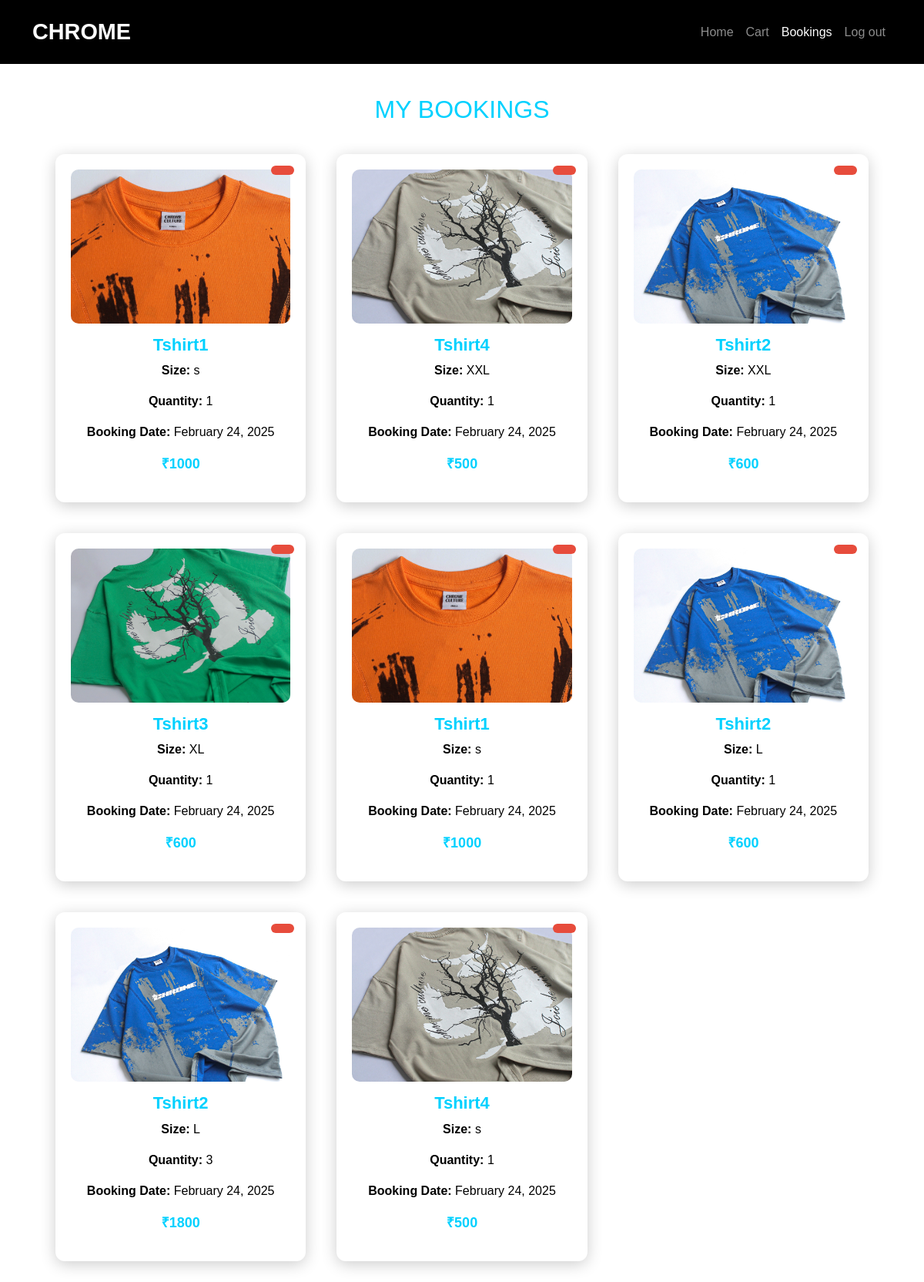
Before: /user_bookings/ (signed in) with the older database file.
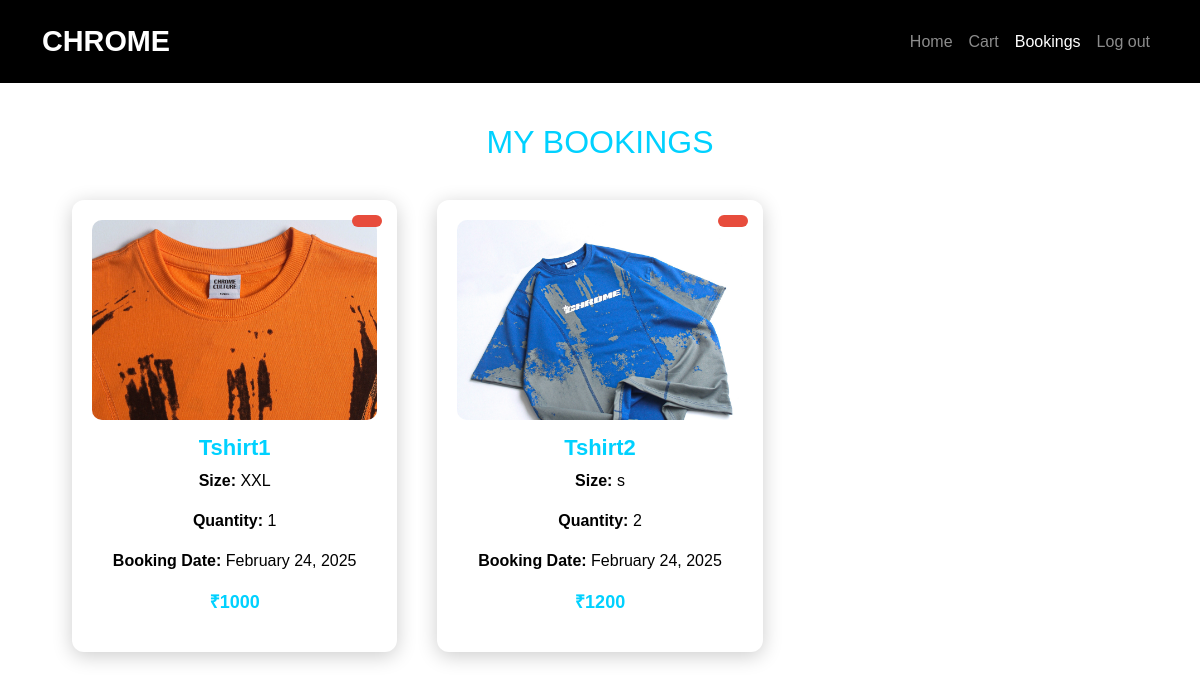
After: the same page with the newer database file.
### app/models.py (models this page shows, shortened)
class Buy(models.Model):
    user=models.ForeignKey(User,on_delete=models.CASCADE)
    product=models.ForeignKey(Product,on_delete=models.CASCADE)
    price=models.IntegerField()
    date=models.DateField(auto_now_add=True)
    size = models.CharField(max_length=10, choices=[('S', 'Small'), ('M', 'Medium'), ('L', 'Large')], default='M')  # Default size is Medium
    quantity = models.PositiveIntegerField(default=1)  # Default quantity is 1
    status = models.CharField(max_length=50, choices=[('Pending', 'Pending'), ('Confirmed', 'Confirmed'), ('Cancelled', 'Cancelled')], default='Pending')

class Product(models.Model):
    pro_id=models.TextField()
    name=models.TextField()
    base_price=models.IntegerField()
    offer_price=models.IntegerField()
    img=models.FileField()
    dis=models.TextField()
    sizes = models.ManyToManyField(Size)  # Allow multiple size selection
    quantity = models.PositiveIntegerField(default=0)

### app/views.py (the view, shortened to what this page needs)
# urls.py: path('user_bookings/',views.user_bookings,name='user_bookings'),
def user_bookings(request):
    user = request.user  # Get the currently logged-in user
    bookings = Buy.objects.filter(user=user)
    return render(request, 'user/bookings.html', {'buy': bookings})

### templates/user/bookings.html (shortened to what this page needs)
<!DOCTYPE html>
<html lang="en">
<head>
    <link href="https://cdn.jsdelivr.net/npm/bootstrap@5.3.3/dist/css/bootstrap.min.css" rel="stylesheet">
</head>
<body>
    <nav class="navbar navbar-expand-lg navbar-dark">
        <div class="container-fluid">
            <a class="navbar-brand" href="#">CHROME</a>
            <div class="collapse navbar-collapse">
                <ul class="navbar-nav ms-auto">
                    <li class="nav-item"><a class="nav-link" href="/user_home">Home</a></li>
                    <li class="nav-item"><a class="nav-link" href="/view_cart">Cart</a></li>
                    <li class="nav-item"><a class="nav-link active" href="/user_bookings">Bookings</a></li>
                    <li class="nav-item"><a class="nav-link" href="/chrome_logout">Log out</a></li>
                </ul>
            </div>
        </div>
    </nav>
    <div class="container">
        <h1>My Bookings</h1>
        <div class="bookings-container">
            {% for buy in buy %}
            <div class="booking-card">
                <div class="status {% if buy.order.status == 'Pending' %}pending{% elif buy.order.status == 'Confirmed' %}confirmed{% else %}cancelled{% endif %}">
                </div>
                <img src="{{ buy.product.img.url }}" alt="{{ buy.product.name }}">
                <div class="booking-info">
                    <h5>{{ buy.product.name }}</h5>
                    <p><strong>Size:</strong> {{ buy.size }}</p>
                    <p><strong>Quantity:</strong> {{ buy.quantity }}</p>
                    <p><strong>Booking Date:</strong> {{ buy.date|date:"F j, Y" }}</p>
                    <p class="price">₹{{ buy.price }}</p>
                </div>
            </div>
            {% empty %}
                <p class="text-center text-muted">You have no bookings yet.</p>
            {% endfor %}
        </div>
    </div>
</body>
</html>

### templates/user/bookings.html (style rules this page uses)
body { font-family: 'Arial', sans-serif; background: white; color: #EAEAEA; margin: 0; padding: 0; }
.navbar { background: #000000; padding: 15px 30px; }
.navbar-brand { font-weight: bold; font-size: 1.8rem; color: #FFFFFF; }
h1 { text-align: center; color: #00D1FF; font-size: 32px; margin-top: 40px; text-transform: uppercase; }
.bookings-container { display: grid; grid-template-columns: repeat(auto-fill, minmax(320px, 1fr)); gap: 40px; padding: 30px; }
.booking-card { background: white; border-radius: 12px; padding: 20px; box-shadow: 0px 4px 20px rgba(0, 0, 0, 0.2); position: relative; }
.booking-card img { width: 100%; height: 200px; object-fit: cover; border-radius: 10px; margin-bottom: 15px; }
.booking-info { text-align: center; color: black; }
.booking-info h5 { font-size: 22px; color: #00D1FF; font-weight: 600; }
.price { font-size: 18px; color: #00D1FF; font-weight: 700; margin-top: 10px; }
.status { font-size: 14px; padding: 6px 15px; border-radius: 20px; position: absolute; top: 15px; right: 15px; color: #fff; }
.status.cancelled { background-color: #E74C3C; }

Changed rows visible on the page:
removed Buy: product.img (picture), product.name "Tshirt1", size "s", quantity "1", date "February 24, 2025", price "1000"
removed Buy: product.img (picture), product.name "Tshirt4", size "XXL", quantity "1", date "February 24, 2025", price "500"
removed Buy: product.img (picture), product.name "Tshirt2", size "XXL", quantity "1", date "February 24, 2025", price "600"
removed Buy: product.img (picture), product.name "Tshirt3", size "XL", quantity "1", date "February 24, 2025", price "600"
removed Buy: product.img (picture), product.name "Tshirt1", size "s", quantity "1", date "February 24, 2025", price "1000"
removed Buy: product.img (picture), product.name "Tshirt2", size "L", quantity "1", date "February 24, 2025", price "600"
removed Buy: product.img (picture), product.name "Tshirt2", size "L", quantity "3", date "February 24, 2025", price "1800"
removed Buy: product.img (picture), product.name "Tshirt4", size "s", quantity "1", date "February 24, 2025", price "500"
added Buy: product.img (picture), product.name "Tshirt1", size "XXL", quantity "1", date "February 24, 2025", price "1000"
added Buy: product.img (picture), product.name "Tshirt2", size "s", quantity "2", date "February 24, 2025", price "1200"
